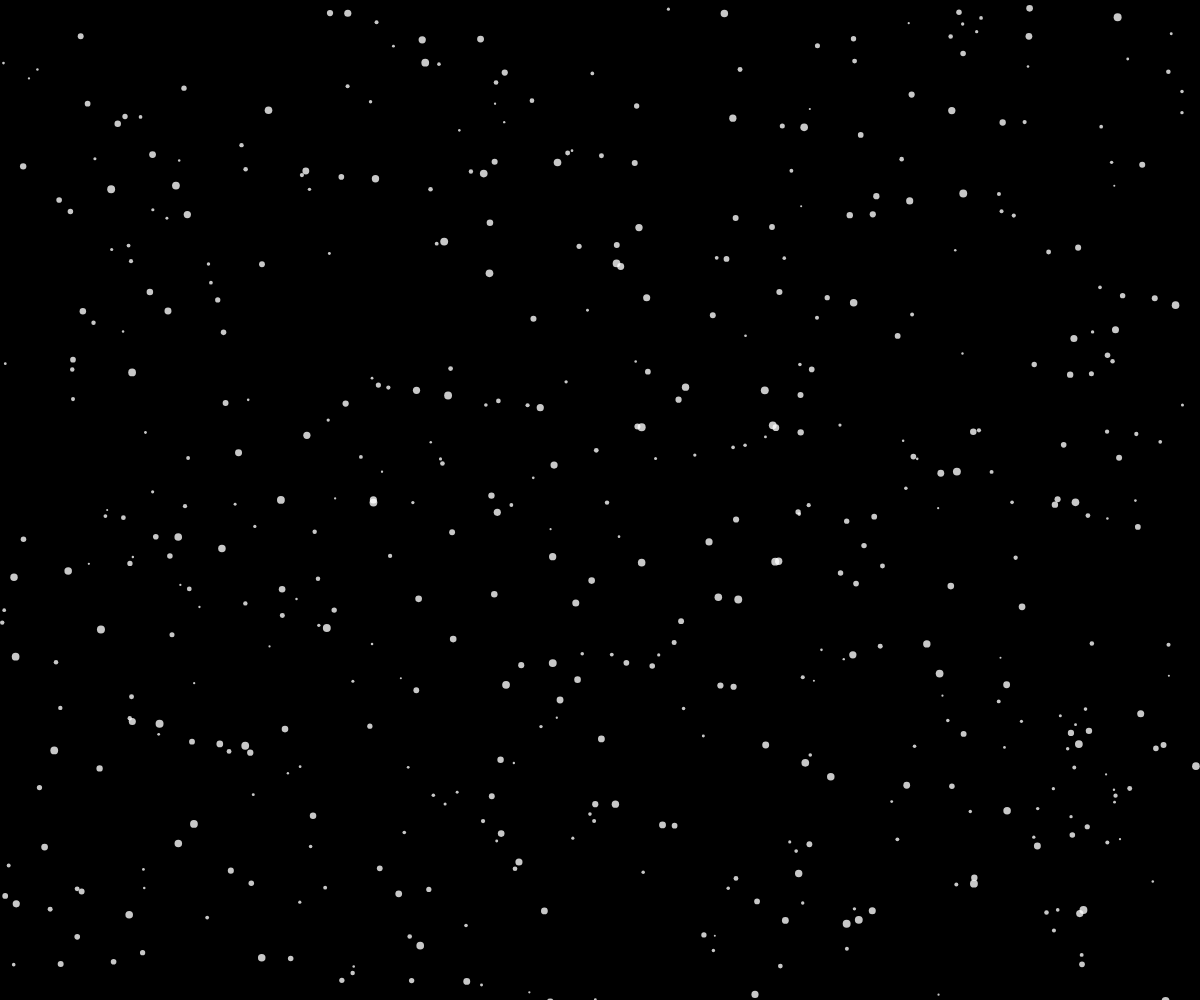
Frame 1 (no input)
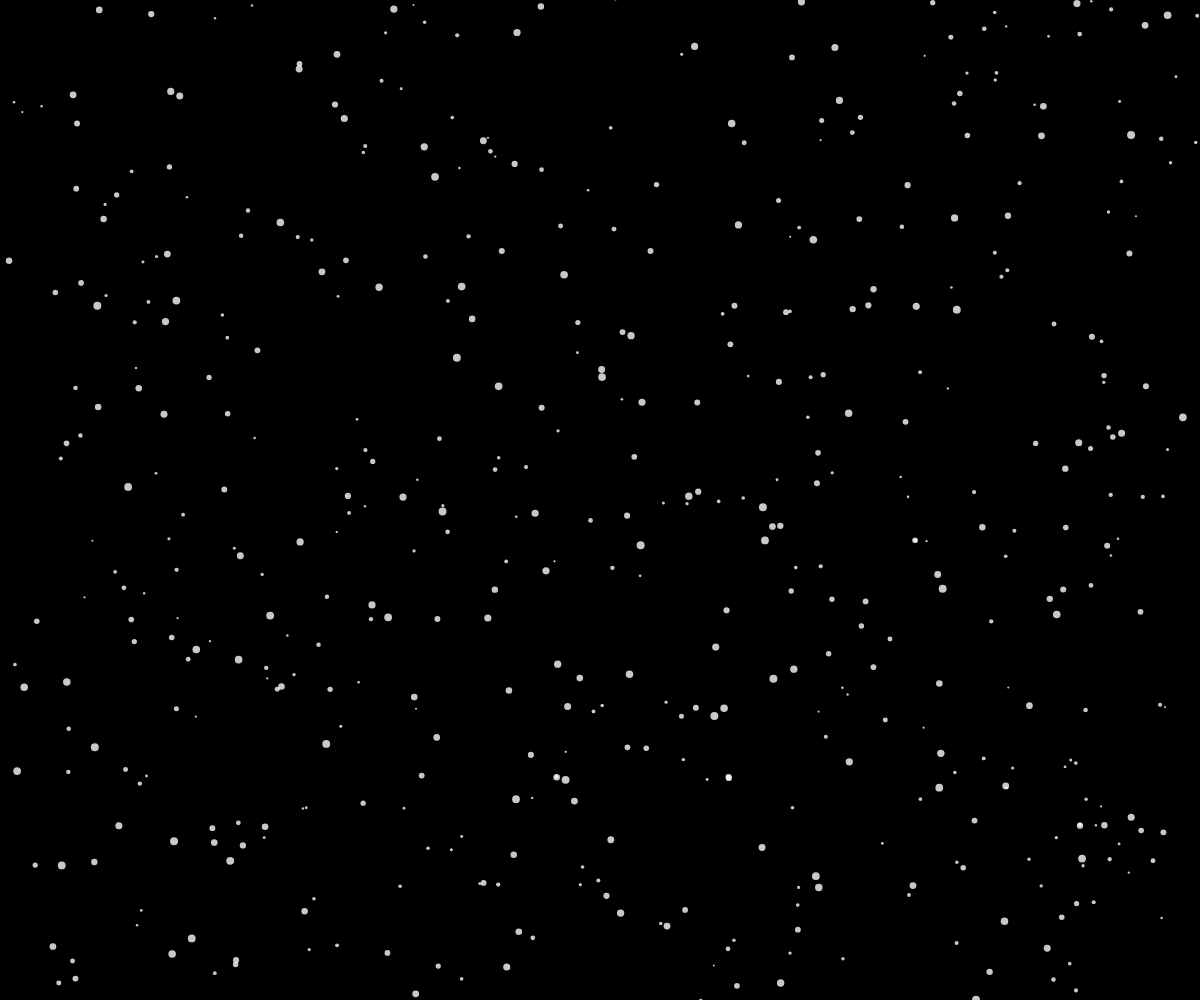
Frame 60 (no input)
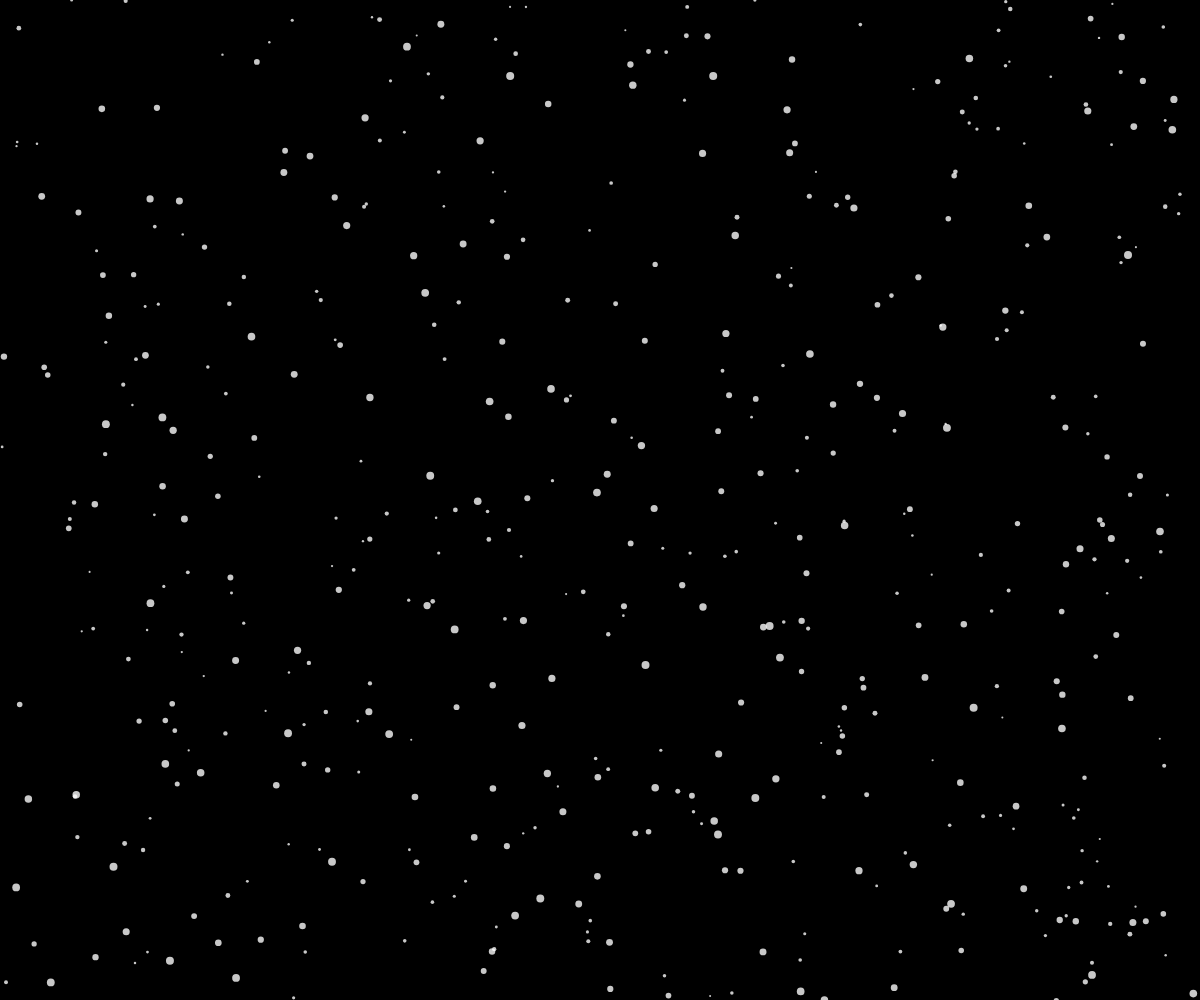
Frame 120 (the mouse pressed at the canvas centre since frame 60)

The p5.js sketch that drew these frames (run headless with seeded random() and noise() and a simulated clock; from frame 60 on, the mouse is pressed at the canvas centre):

// p5.js sketch
// ── sketch.js
const numFlakes = 500,
  sizeInterval = [2, 8],
  amplitudeInterval = [5, 25],
  frequencyInterval = [0.25, 2],
  vRatio = 0.25,
  flakes = [];

function setup() {
  createCanvas(windowWidth, windowHeight);

  noFill();
  stroke(255, 200);

  angleMode(DEGREES);

  for (let i = 0; i < numFlakes; i++) {
    flakes.push(new flakeObject());
    flakes[i].generate();
  }
}

function draw() {
  background(0);

  for (let i = 0; i < numFlakes; i++) {
    flakes[i].show();
    flakes[i].y += vRatio * flakes[i].size;
    flakes[i].x = flakes[i].xSpawn + flakes[i].amplitude * sin(flakes[i].frequency * flakes[i].y + flakes[i].phase);
    if (flakes[i].y > height + flakes[i].size / 2) {
      flakes[i].generate();
    }
  }
}

function flakeObject() {
  this.show = function () {
    strokeWeight(this.size);
    point(this.x, this.y);
  }
  this.generate = function () {
    this.size = random(sizeInterval[0], sizeInterval[1]);
    this.xSpawn = random(this.size / 2, width - this.size / 2);
    this.x = this.xSpawn;
    this.y = -this.size / 2;
    if (!this.amplitude) {
      this.y = random(this.size / 2, height + this.size / 2);
    }
    this.amplitude = random(amplitudeInterval[0], amplitudeInterval[1]);
    this.frequency = random(frequencyInterval[0], frequencyInterval[1]);
    this.phase = random(TWO_PI);
  }
}
